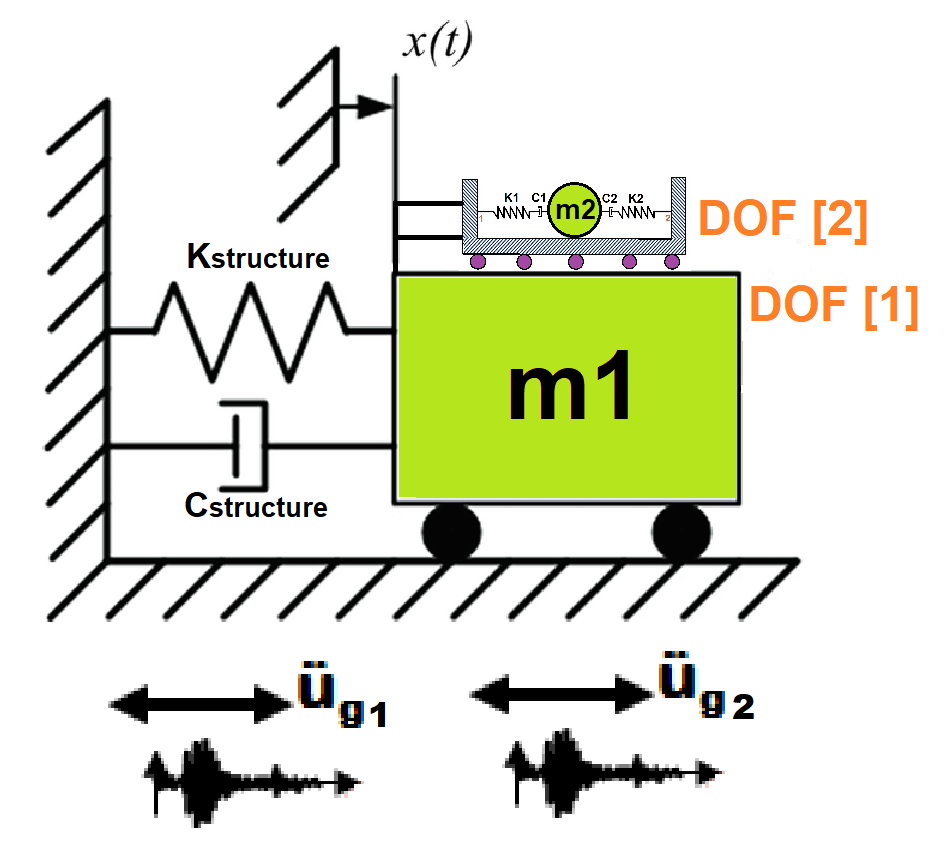
#> input picture MASS_DAMPER_SDOF/EXAMPLE_02/MASS_DAMPER_SDOF_02.png, 952 x 868 px
$ python MASS_DAMPER_SDOF_02.py
#> lines starting #> are read from the running program, lines starting #| are printed output that depends on the picture
#####################################################################################
#                                  IN THE NAME OF ALLAH                             #
#       DYNAMIC RESPONSE ANALYSIS OF A SINGLE-DEGREE-OF-FREEDOM (SDOF) SYSTEM       #
#           WITH ACTIVE MASS DAMPER (AMD) UNDER FREE VIBRATION CONDITIONS           #
#           INELASTIC SPRING WITH INTIAL VELOCITY AND TWO SEISMIC LOADING           #
#-----------------------------------------------------------------------------------#
#              THIS PROGRAM WRITTEN BY SALAR DELAVAR GHASHGHAEI (QASHQAI)           #
#                       EMAIL: salar.d.ghashghaei@gmail.com                         #
#####################################################################################
"""
- A 1D single-degree-of-freedom model with a lumped mass, a nonlinear “MultiLinear” spring (yielding at 240 N),
    and optional 5 % Rayleigh damping.
- Two real earthquake records are applied in sequence (at 20 s and 50 s), and the Newmark average-acceleration method
    integrates the nonlinear equations of motion.
- The damped case shows faster decay of vibrations and lower peak displacements/accelerations than the undamped system.
- Nonlinear yielding leads to stiffness degradation—seen as period elongation—and produces residual displacements, with
    hysteresis loops dissipating energy.
- These results inform performance-based design and retrofitting strategies, helping engineers limit inelastic deformations
    and improve seismic resilience.
"""
#$$-------------------------------------------------------------------------
# Load the image
def PLOT_IMAGE(image):
#> called with image = 'MASS_DAMPER_SDOF_02.png'
    import matplotlib.pyplot as plt
    import matplotlib.image as mpimg
    image = mpimg.imread(image_path)
#> image is the input picture: shape (868, 952, 4) float32; mean R, G, B, A 0.886, 0.899, 0.829, 1

    # Display the image
    plt.figure(figsize=(10, 6))
    plt.imshow(image)
    plt.axis('off')  # Hide axes
    plt.show()

image_path = 'MASS_DAMPER_SDOF_02.png'
PLOT_IMAGE(image_path)
#$$-------------------------------------------------------------------------
"""
When OK equals -1, it generally indicates that the command or operation was not executed
because it was already in progress or had already been completed. This can happen if you
try to run a command that is already running or has been completed in a previous step.

When OK equals -2, it typically indicates that the command or operation was not executed
because it was not recognized or not implemented. This could mean that the command
is either misspelled, not available in the current version of OpenSees, or not applicable to the current context.

When OK equals -3, it typically means that the command or operation failed.
This could be due to various reasons, such as incorrect input parameters,
syntax errors, or issues with the model setup.
"""
# [35 lines left out: functions ANALYSIS, PLOT_2D, not called in this run]

# ----------------------------

def PLOT_SPRING(X1, Y1, XLABEL, YLABEL, TITLE):
#> called with X1 = array of shape (6,), Y1 = array of shape (6,), XLABEL = 'Displacement', YLABEL = 'Force'
    plt.figure(figsize=(8, 6))
    plt.plot(X1, Y1, color='black')
    plt.xlabel(XLABEL)
    plt.ylabel(YLABEL)
    plt.title(TITLE)
    plt.grid(True)
    #plt.semilogy()
    plt.show()
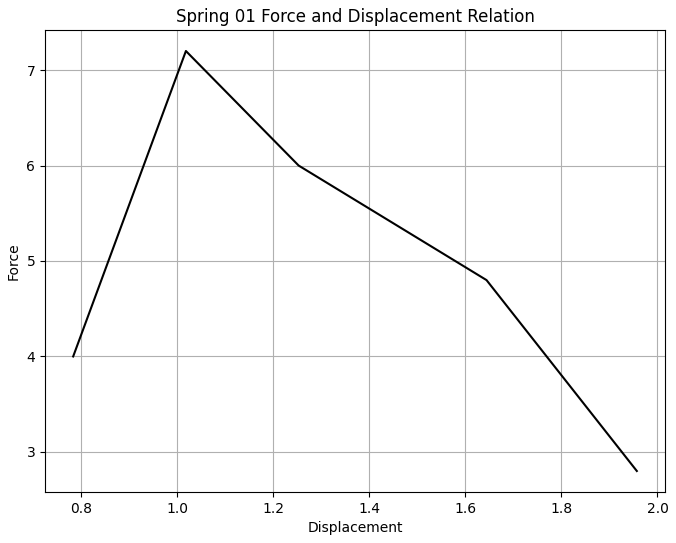
#> figure drawn by matplotlib, 1 panel
#> call 2 of PLOT_SPRING, with X1 = array of shape (6,), Y1 = array of shape (6,), XLABEL = 'Displacement', YLABEL = 'Force'
#> in PLOT_SPRING (call 2), `plt.show()`:
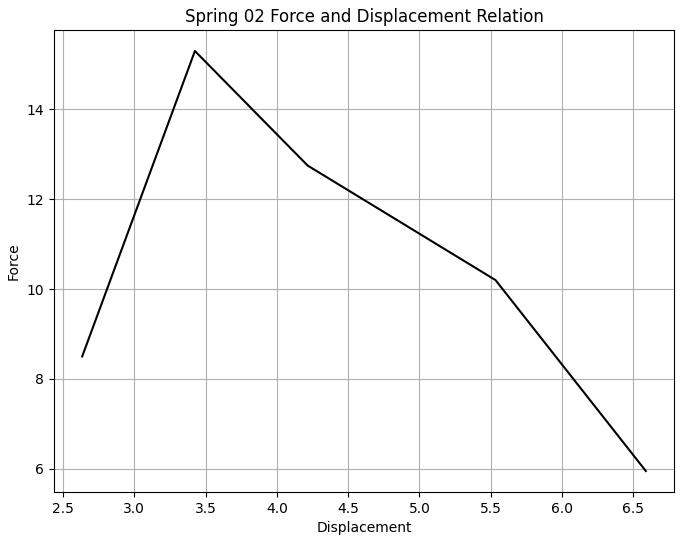
#> figure drawn by matplotlib, 1 panel
#> call 3 of PLOT_SPRING, with X1 = array of shape (6,), Y1 = array of shape (6,), XLABEL = 'Displacement', YLABEL = 'Force'
#> in PLOT_SPRING (call 3), `plt.show()`:
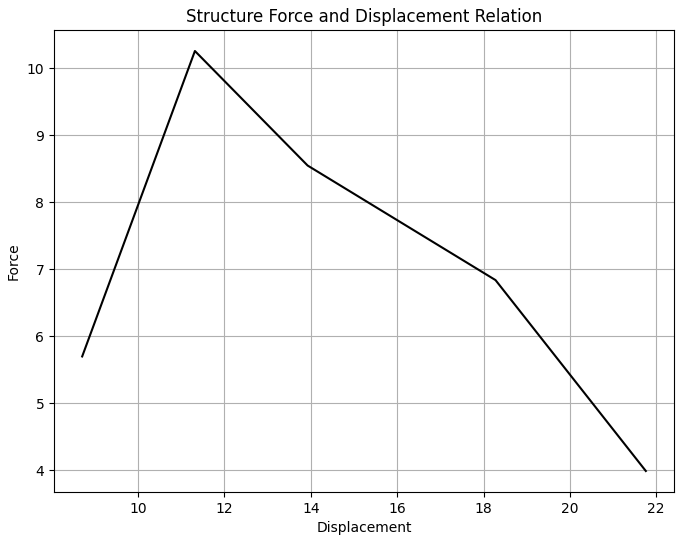
#> figure drawn by matplotlib, 1 panel

# ----------------------------

# [52 lines left out: function plot_chart, not called in this run]
#$$-------------------------------------------------------------------------
import openseespy.opensees as ops
import matplotlib.pyplot as plt
import numpy as np

def run_analysis(m1, m2, k1, k2, ks, zeta1, zeta2, zetaS, dt, Tfinal, iv0, damped=True):
    # Wipe existing model
#> called with m1 = 1000, m2 = 20, k1 = 0.196, k2 = 0.31, ks = 1.53, zeta1 = 0.05, zeta2 = 0.02, zetaS = 0.02
    ops.wipe()
#> (this line was passed over: openseespy is not available in this run)

    # Define the model with 1 dimension and 1 degree of freedom per node
    ops.model('basic', '-ndm', 1, '-ndf', 1)
#> (this line was passed over: openseespy is not available in this run)
    GMfact = 9.81 # standard acceleration of gravity or standard acceleration
    # Natural frequency (rad/s)
    wn1 = (k1 / m2) ** 0.5
    wn2 = (k2 / m2) ** 0.5
    wnS = (ks / m1) ** 0.5
    # Damping coefficient (Ns/m)
    c1 = 2 * wn1 * m2 * zeta1 if damped else 0.0
    c2 = 2 * wn2 * m2 * zeta2 if damped else 0.0
    cs = 2 * wnS * m1 * zetaS if damped else 0.0

    # Define nodes and boundary conditions
    ops.node(1, 0.0)
#> (this line was passed over: openseespy is not available in this run)
    ops.fix(1, 1)
#> (this line was passed over: openseespy is not available in this run)
    ops.node(2, 0.0)
#> (this line was passed over: openseespy is not available in this run)
    ops.mass(2, m1)
#> (this line was passed over: openseespy is not available in this run)
    ops.node(3, 0.0)
#> (this line was passed over: openseespy is not available in this run)
    ops.mass(3, m2)

    MAX_ITERATIONS = 5000  # convergence iteration for test
    TOLERANCE = 1.0e-10    # convergence tolerance for test


    ops.uniaxialMaterial('MultiLinear', 1, *kh1.flatten()) # Horizontal spring 01
    ops.uniaxialMaterial('MultiLinear', 2, *kh2.flatten()) # Horizontal spring 02
    ops.uniaxialMaterial('MultiLinear', 3, *khS.flatten()) # Horizontal spring - Structure

    # Define materials for damper
    ops.uniaxialMaterial('Elastic', 4, 0.0, c1)
    ops.uniaxialMaterial('Elastic', 5, 0.0, c2)
    ops.uniaxialMaterial('Elastic', 6, 0.0, cs)


    # Define elements
    ops.element('zeroLength', 1, 1, 2, '-mat', 3, 6, '-dir', 1, 1)
    ops.element('zeroLength', 2, 2, 3, '-mat', 1, 3, '-dir', 1, 1)
    ops.element('zeroLength', 3, 2, 3, '-mat', 2, 4, '-dir', 1, 1)

    # Dynamic analysis setup
    ops.constraints('Transformation')
    ops.numberer('Plain')
    ops.system('UmfPack')
    ops.test('EnergyIncr', TOLERANCE, MAX_ITERATIONS)
    #ops.integrator('CentralDifference')
    #ops.integrator('HHT', 0.9)
    ops.integrator('Newmark', 0.5, 0.25)
    ops.algorithm('ModifiedNewton')

    # Rayleigh damping
    Lambda01 = ops.eigen('-fullGenLapack', 1)
    Omega01 = np.power(max(Lambda01), 0.5)
    a0 = 2 * zetaS * Omega01  # Mass-proportional damping
    a1 = 2 * zetaS / Omega01  # Stiffness-proportional damping
    ops.rayleigh(a0, a1, 0, 0)
    PERIOD = 2 * np.pi / Omega01
    print(f'Peroid of Stucture: {PERIOD:.4f}\n')

    # Define time series for input motion (Acceleration time history)
    ops.timeSeries('Path', 1, '-dt', 0.01, '-filePath', 'OPENSEES_SPRING_SEISMIC_01.txt', '-factor', GMfact, '-startTime', 20)
    ops.timeSeries('Path', 2, '-dt', 0.01, '-filePath', 'OPENSEES_SPRING_SEISMIC_02.txt', '-factor', GMfact, '-startTime', 50)

    # Define load patterns
    # pattern UniformExcitation $patternTag $dof -accel $tsTag <-vel0 $vel0> <-fact $cFact>
    ops.pattern('UniformExcitation', 1, 1, '-accel', 1, '-vel0', iv0, '-fact', 1.0)
    ops.pattern('UniformExcitation', 2, 1, '-accel', 2)

    # Define analysis type
    ops.analysis('Transient')

    # Time Integration Parameters
    Nsteps = int(Tfinal / dt)

    # Lists to Store Results
    time = []
    base_reaction = []
    displacement = []
    velocity = []
    acceleration = []
    fr = []

    # Perform Analysis
    for i in range(Nsteps):
        OK = ops.analyze(1, dt)
        ANALYSIS(OK, 1, TOLERANCE, MAX_ITERATIONS)
        time.append(ops.getTime())
        base_reaction.append(-ops.eleResponse(1, 'force')[0] - ops.eleResponse(2, 'force')[0])  # AXIAL REACTION
        displacement.append(ops.nodeDisp(3, 1))
        velocity.append(ops.nodeVel(3, 1))
        acceleration.append(ops.nodeAccel(3, 1))
        KE = np.abs(base_reaction[-1] / displacement[-1]) # Calculate structure stiffness
        omega =  np.sqrt(KE / m1) # Calculate angular frequency (omega)
        T = (2 * np.pi) / omega  # Calculate period (T)
        f = 1 / T                # Calculate natural frequency
        fr.append(f)

    return time, base_reaction, displacement, velocity, acceleration, fr


# Parameters
m1 = 1000.0  # [kg] Spring Mass 01
m2 = 20.0    # [kg] Spring Mass 02
k1 = 0.1957  # [N/m] Spring Stiffness 01
k2 = 0.31    # [N/m] Spring Stiffness 02
ks = 1.527   # [N/m] Spring Stiffness - Structure
Fy1 = 4      # [N] Yield strength 01
Fy2 = 8.5    # [N] Yield strength 02
Fys = 5.70   # [N] Yield strength - Structure
zeta1 = 0.05   # Damping ratio 01
zeta2 = 0.02   # Damping ratio 02
zetaS = 0.02   # Damping ratio - Structure
dt = 0.01      # Time step in seconds
Tfinal = 75.0  # [s] Total time in seconds
iv0 = 0.0005   # [m/s] Initial velocity

# Define the MultiLinear material properties for springs
d1 = Fy1 * k1;
kh1 = np.array([[d1, Fy1],
                [1.3*d1, 1.8*Fy1],
                [1.6*d1, 1.5*Fy1],
                [1.6*d1, 1.5*Fy1],
                [2.1*d1, 1.2*Fy1],
                [2.5*d1, 0.7*Fy1]]) # SPRING 01 FORCE-DISPLACEMENT REALTIONS

d2 = Fy2 * k2;
kh2 = np.array([[d2, Fy2],
                [1.3*d2, 1.8*Fy2],
                [1.6*d2, 1.5*Fy2],
                [1.6*d2, 1.5*Fy2],
                [2.1*d2, 1.2*Fy2],
                [2.5*d2, 0.7*Fy2]]) # SPRING 02 FORCE-DISPLACEMENT REALTIONS

ds = Fys * ks;
khS = np.array([[ds, Fys],
                [1.3*ds, 1.8*Fys],
                [1.6*ds, 1.5*Fys],
                [1.6*ds, 1.5*Fys],
                [2.1*ds, 1.2*Fys],
                [2.5*ds, 0.7*Fys]]) # STRUCTURE FORCE-DISPLACEMENT REALTIONS

# PLOT SPRING FORCE-DISPLACEMENT RELATION
displacement_kh, force_kh = kh1[:, 0], kh1[:, 1]
X1 = displacement_kh
Y1 = force_kh
XLABEL = 'Displacement'
YLABEL = 'Force'
TITLE = 'Spring 01 Force and Displacement Relation'
PLOT_SPRING(X1, Y1, XLABEL, YLABEL, TITLE)

# PLOT SPRING FORCE-DISPLACEMENT RELATION
displacement_kh, force_kh = kh2[:, 0], kh2[:, 1]
X1 = displacement_kh
Y1 = force_kh
XLABEL = 'Displacement'
YLABEL = 'Force'
TITLE = 'Spring 02 Force and Displacement Relation'
PLOT_SPRING(X1, Y1, XLABEL, YLABEL, TITLE)

# PLOT SPRING FORCE-DISPLACEMENT RELATION
displacement_kh, force_kh = khS[:, 0], khS[:, 1]
X1 = displacement_kh
Y1 = force_kh
XLABEL = 'Displacement'
YLABEL = 'Force'
TITLE = 'Structure Force and Displacement Relation'
PLOT_SPRING(X1, Y1, XLABEL, YLABEL, TITLE)

# Run analysis for damped and undamped cases
#> (the run stopped early here; a loop or call above may not have finished)
